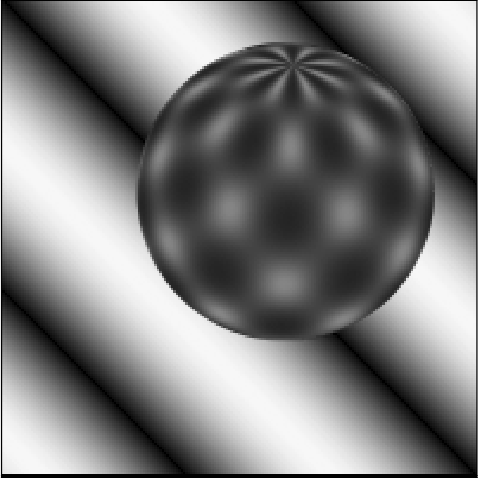
%> input picture 6自适应最小误差法/fr23.png, 479 x 478 px
$ octave SelfAdaption_MinimumError.m   (GNU Octave 9; MATLAB toolbox functions it lacks are replaced by stand-ins)
%> lines starting %> are read from the running program, lines starting %| are printed output that depends on the picture
### 6自适应最小误差法/D3hist.m
function [g,h]=D3hist(L0)
[r,c]=size(L0);
L1=double(L0);
L2=imnoise(L1,'salt & pepper',0.03);%给图像加上椒盐噪声
f=imnoise(L2,'gaussian',0.6,1);%给图像加上均值为，方差为1的高斯噪声
figure(2)
imshow(f)%显示加上噪声的图像

%%%%%%%%%%高斯滤波得到均值g%%%%%%%%%%
gw=fspecial('gaussian');
g=imfilter(f,gw,'replicate');
%%%%%%%%%%%%%%%%%%%%%%%%%%%%%%

%%%%%%%%%%中值滤波得到中值h%%%%%%%%%%
h=medfilt2(g);
%%%%%%%%%%%%%%%%%%%%%%%%%%%%%%
figure(3)
surf(f,g,h)

### 6自适应最小误差法/minierror.m
function minierror(f)%最小误差阈值法
Ni=imhist(f);%计算直方图数组
N=sum(Ni);%总像素点个数
errormin=100;%误差最小值
threshold=0;%阈值
P0=0;P1=0;%P0,P1用于存放背景C0和目标C1各自的先验概率
for t=2:255
    u=dot([0:255],Ni/N);%图像的总平均灰度级
    P0=sum(Ni(1:t)/N);%C0类像素所占面积的比例
    P1=1-P0;%C1类像素所占面积的比例
    if P0==0|P0==1
        continue
    end
    u0=dot([0:t-1],Ni(1:t)/N)/P0;%C0类像素的平均灰度
    u1=dot([t:255],Ni(t+1:256)/N)/P1;%C1类像素的平均灰度
    for i=0:t-1
        k0(i+1)=(i-u0)^2;
    end
    det0=dot(k0(1:t),Ni(1:t)/N)/P0;%C0类的方差
    for i=t:255
        k1(i-t+1)=(i-u1)^2;
    end
    det1=dot(k1(1:256-t),Ni(t+1:256)/N)/P1;%C1类的方差

    J(t)=P0*log10((det0+0.0001)/(P0^2))+P1*log10((det1+0.0001)/(P1^2));%误差公式
     %求出误差的最小值，最小时的那个值对应的t值存入errormin
    if J(t)<errormin
        errormin=J(t);
        threshold=t-1;
    end
end

BW1=im2bw(f,threshold/255);%阈值分割
figure(4)
imshow(BW1)

### 6自适应最小误差法/SelfAdaption_MinimumError.m
clear
clc
f0=imread('fr23.png');%读图
%> f0 is the input picture: size 478x479x3 uint8; min 0, max 255, mean 126.9
figure(1)
imshow(f0)%显示原始图像
f0 = rgb2gray(f0);
%> f0: size 478x479 uint8
f=double(f0);
[g,h]=D3hist(f);%绘制3维直方图
%> in D3hist, `L2=imnoise(L1,'salt & pepper',0.03);`:
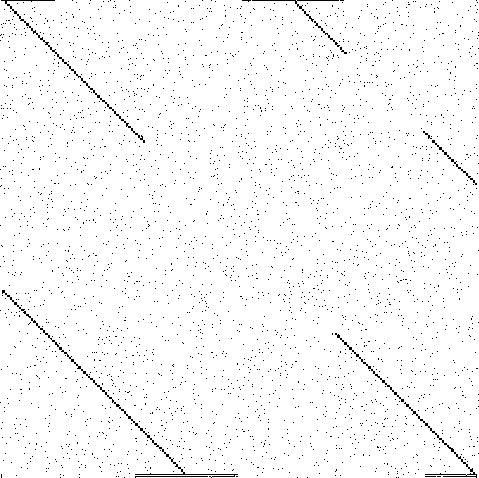
%> L2: size 478x479 double; values 0 (black) and 1 (white), 97.7% white; black in thin lines or dots
%> in D3hist, `f=imnoise(L2,'gaussian',0.6,1);`:
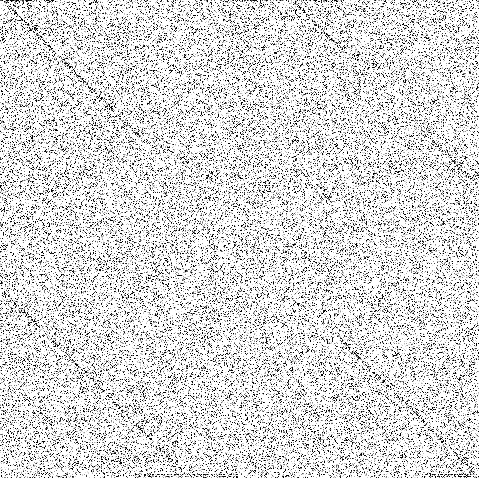
%> f: size 478x479 double; min 0, max 1, mean 0.847
%> in D3hist, `g=imfilter(f,gw,'replicate');`:
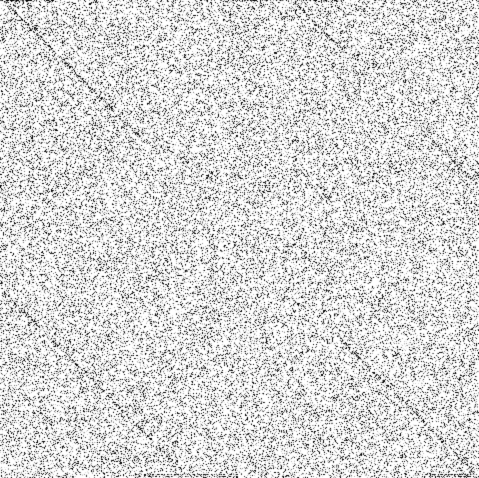
%> g: size 478x479 double; min 0.0193, max 1, mean 0.847
%> in D3hist, `h=medfilt2(g);`:
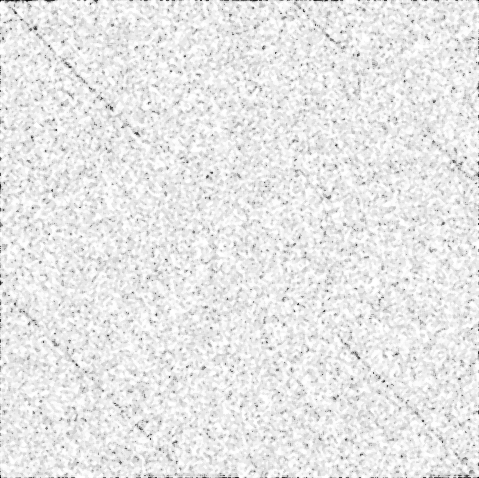
%> h: size 478x479 double; min 0, max 1, mean 0.91
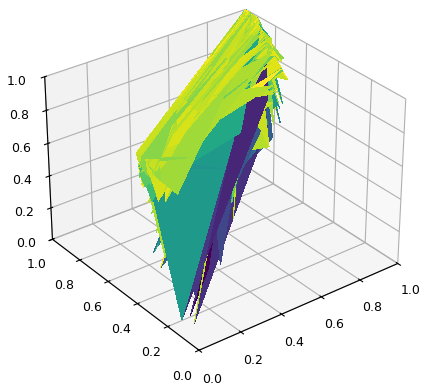
%> figure redrawn from the program's plot data
%md=abs(f+g+h)*sqrt(3)/3;
minierror(f);
%> in minierror, `Ni=imhist(f);`: Ni = 256 values, max 227129 at index 256, min 0 at index 2, mean 894.4
%> in minierror, `N=sum(Ni);`: N = 228962
%> the loop in minierror, `for t=2:255` made 254 passes
%> errormin on pass 1: -3.96
%> after the loop in minierror, `for t=2:255`: J = 255 values, max 0 at index 1, min -3.96 at index 2, mean -3.94; k0 = 255 values from 0 to 64516; k1 = 254 values from 0 to 0; threshold = 1
%> in minierror, `BW1=im2bw(f,threshold/255);`:
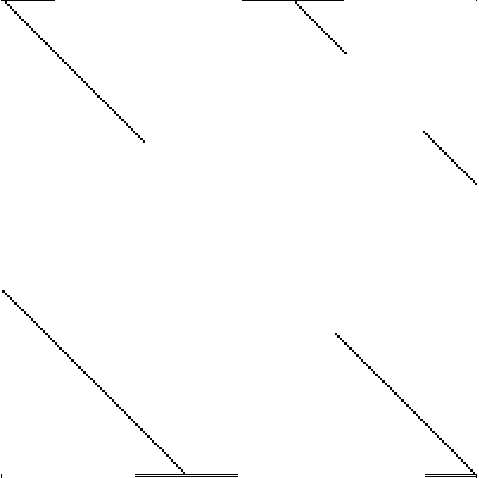
%> BW1: size 478x479 logical; 99.2% white; black in thin lines or dots

$ run again, with 6自适应最小误差法/frame7.png copied over 6自适应最小误差法/fr23.png
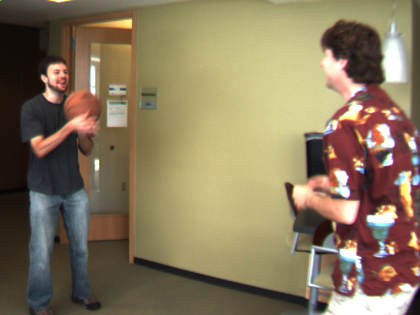
%> input picture 6自适应最小误差法/frame7.png, 420 x 315 px, shrunk from 640 x 480 before the run
%> f0 is the input picture: size 315x420x3 uint8; mean R, G, B 134.6, 119.5, 92.3
%> f0: size 315x420 uint8
%> in D3hist, `L2=imnoise(L1,'salt & pepper',0.03);`:
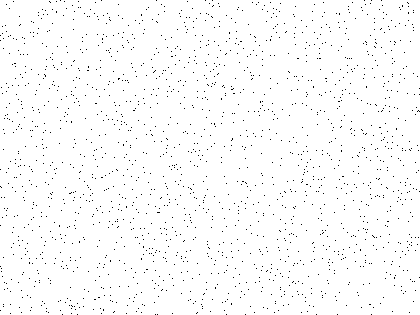
%> L2: size 315x420 double; values 0 (black) and 1 (white), 98.5% white; black in thin lines or dots
%> `[g,h]=D3hist(f);`:
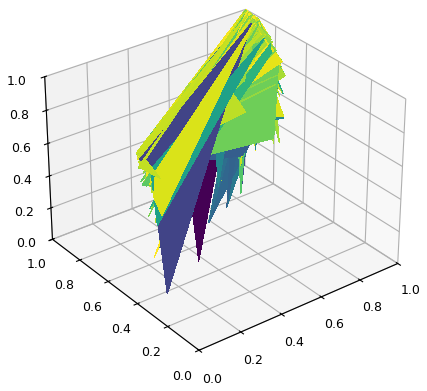
%> figure redrawn from the program's plot data
%> Ni = 256 values from 0 to 132300
%> N = 132300
%> after the loop in minierror, `for t=2:255`: errormin = 100; threshold = 0
%> BW1: size 315x420 logical; every value is 1
